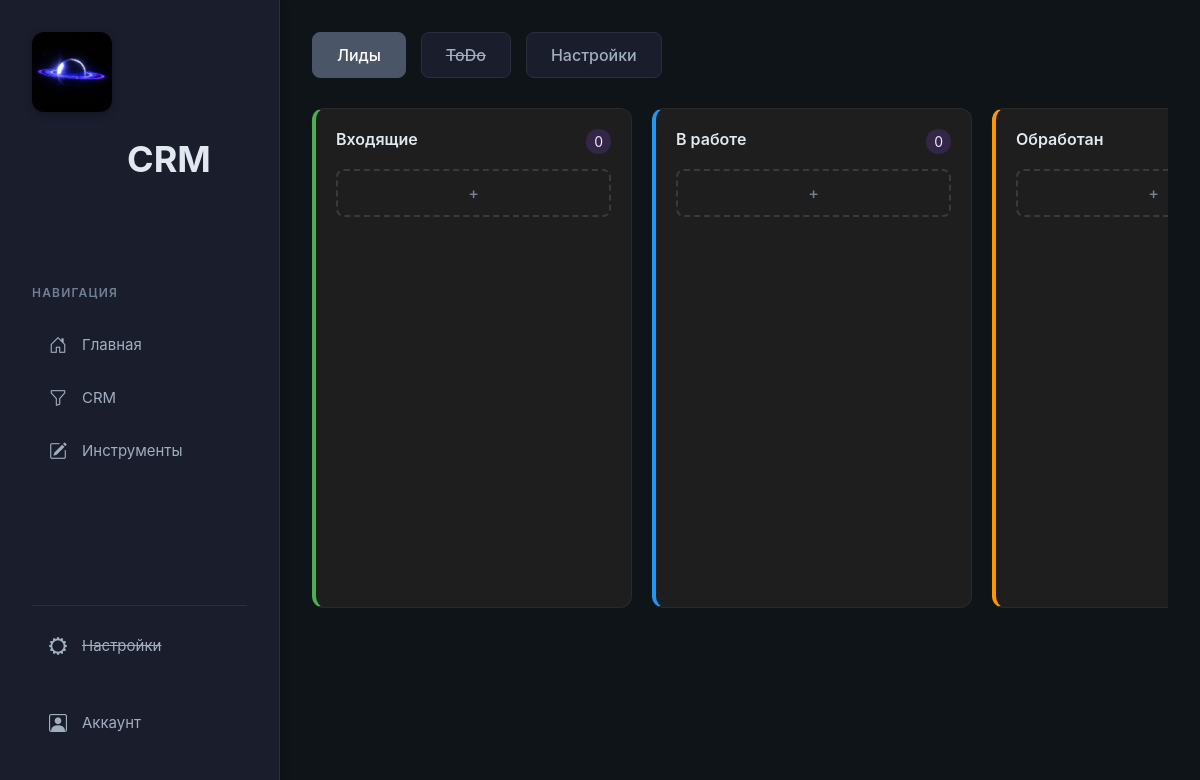
Page /crm/ (signed in) on the committed database.
### crm/models.py (models this page shows, shortened)
class KanbanColumn(models.Model):
    user = models.ForeignKey(User, on_delete=models.CASCADE, related_name='kanban_columns', null=True, blank=True)
    title = models.CharField(max_length=50)
    color = models.CharField(max_length=20, default="#2b2b2b")
    order = models.PositiveIntegerField(default=0)
    class Meta:
        ordering = ['order']

### crm/views.py (the view, shortened to what this page needs)
# urls.py: path('crm/', include('crm.urls')),
@login_required
def crm(request):
    columns = KanbanColumn.objects.filter(user=request.user).prefetch_related('leads').all()
    return render(request, 'crm/crm.html', {'columns': columns})

### crm/templates/crm/crm.html (shortened to what this page needs)
{% extends 'main/layout.html' %}
{% load static %}
{% block content %}
<div class="crm crm-page">
    <div class="crm-header">
        <a href="{% url 'crm_page' %}"><button class="crm-btn active">Лиды</button></a>
        <button class="crm-btn"><span style="text-decoration: line-through;">ToDo</span></button>
        <a href="{% url 'crm_settings' %}"><button class="crm-btn">Настройки</button></a>
    </div>
    <div class="kanban">
        {% for column in columns %}
        <div class="kanban-column" ondragover="allowDrop(event)" ondrop="drop(event, {{ column.id }})" style="border-left: 4px solid {{ column.color }};">
            <div class="column-header">
                <h2>{{ column.title }}</h2>
                <span class="column-count">{{ column.leads.count }}</span>
            </div>
            <button class="add-card-btn" onclick="addCard(this, {{ column.id }})">+</button>
        </div>
        {% endfor %}
    </div>
</div>
{% endblock %}

### main/static/main/css/main.css (style rules this page uses)
* { margin: 0; padding: 0; box-sizing: border-box; }
body { background: #0f1419; font-family: 'Inter', -apple-system, BlinkMacSystemFont, 'Segoe UI', 'Roboto', sans-serif; min-height: 100vh; display: flex; }
a { text-decoration: none; color: inherit; }
.crm { margin-left: 0; padding: 0; width: 100%; margin-top: 0; color: #fff; }
.crm-header { display: flex; gap: 15px; margin-bottom: 30px; }
.crm-btn { background: #1a1d2b; color: #a0aec0; border: 1px solid #2a2f3d; padding: 10px 24px; border-radius: 8px; cursor: pointer; font-weight: 500; transition: all 0.2s ease; }
.crm-btn.active { background: #4a5568; border-color: #4a5568; color: #fff; }
.kanban { display: flex; gap: 20px; overflow-x: auto; padding-bottom: 20px; }
.kanban-column { flex: 1; min-width: 320px; background: #1e1e1e; border: 1px solid #2a2a2a; border-radius: 12px; padding: 20px; min-height: 500px; }
.kanban-column h2 { font-size: 16px; color: #e2e8f0; font-weight: 600; margin-bottom: 4px; }
.add-card-btn { background: transparent; color: #718096; border: 2px dashed #3a3a3a; padding: 10px 16px; border-radius: 8px; margin-bottom: 15px; cursor: pointer; width: 100%; font-weight: 500; transition: all 0.2s ease; }
.column-count { font-size: 12px; background: #2a2a2a; color: #a0aec0; padding: 4px 8px; border-radius: 6px; }

### main/templates/main/layout.html (style rules this page uses)
a { text-decoration: none; }

### crm/templates/crm/crm.html (style rules this page uses)
.column-header { display: flex; justify-content: space-between; align-items: center; margin-bottom: 15px; }
.column-count { background: rgba(141, 72, 232, 0.2); color: #eae8ff;; padding: 2px 8px; border-radius: 12px; font-size: 14px; }

### rows in the picture
KanbanColumn: title "Входящие", leads.count "0"
KanbanColumn: title "В работе", leads.count "0"
KanbanColumn: title "Обработан"
